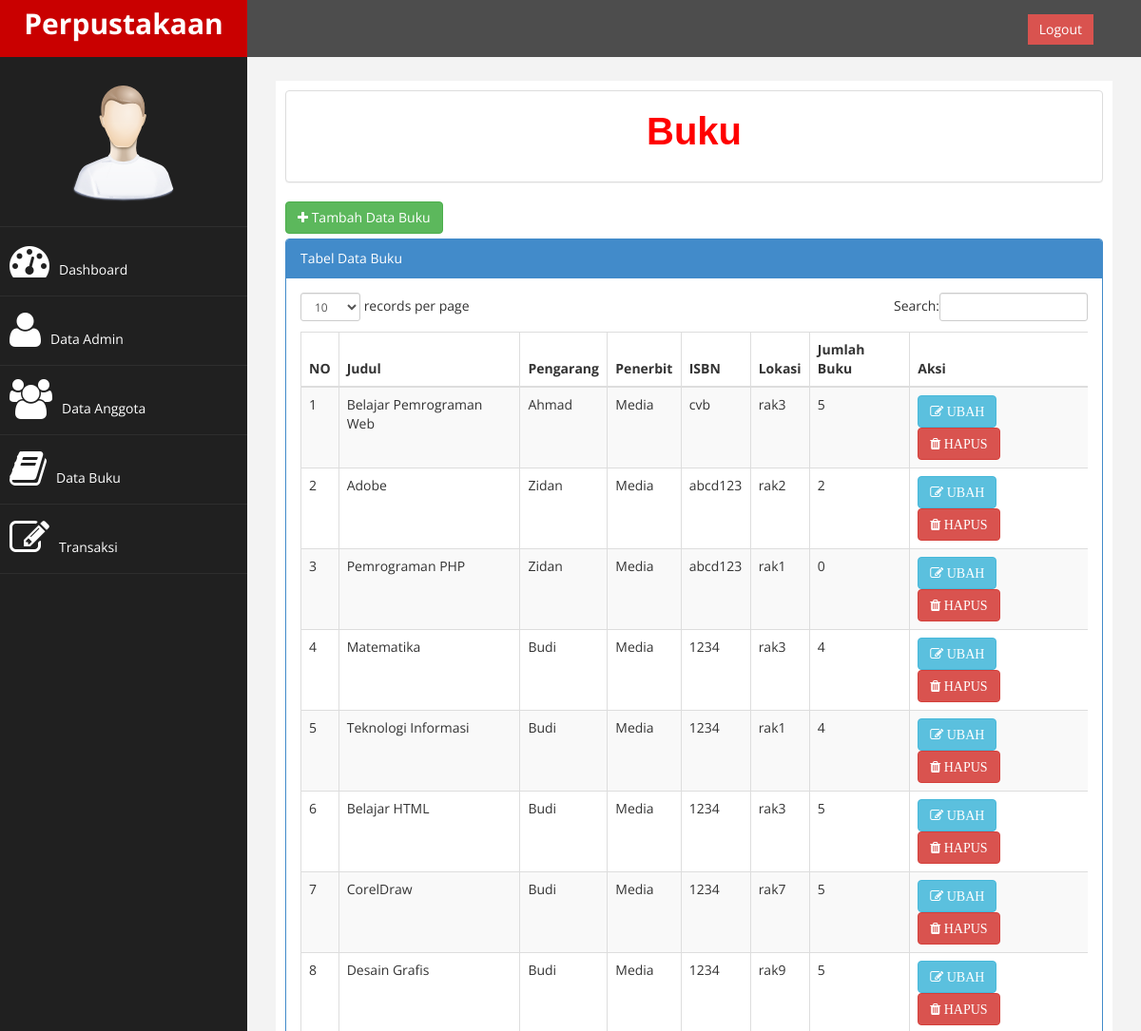
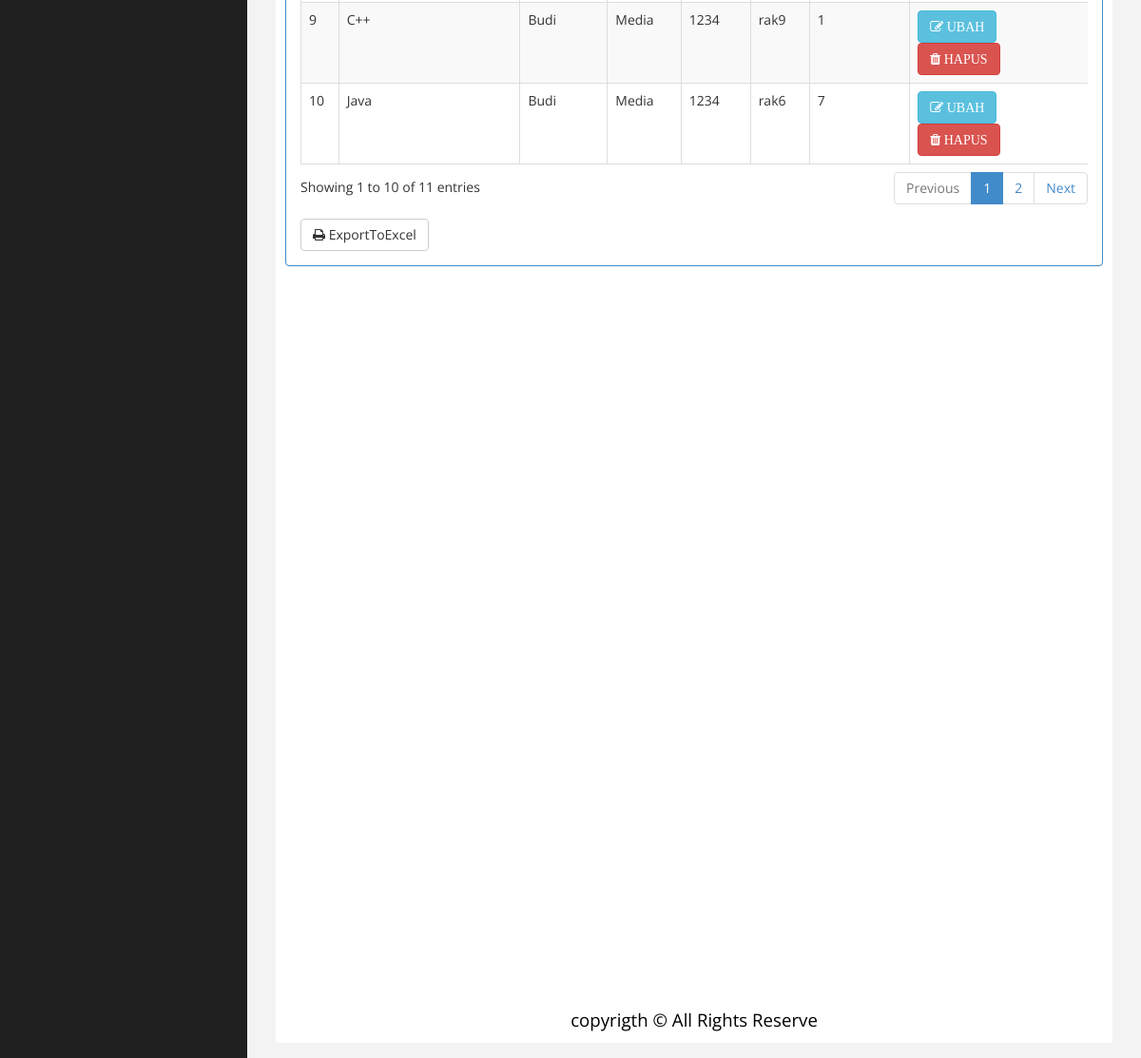
The page /index.php?page=buku (signed in) on the database its author committed (2 pictures, top to bottom).
### tables this page shows
CREATE TABLE `tb_buku` (
  `id` int(50) NOT NULL,
  `judul` varchar(50) NOT NULL,
  `pengarang` varchar(50) NOT NULL,
  `penerbit` varchar(50) NOT NULL,
  `tahun_terbit` varchar(4) NOT NULL,
  `isbn` varchar(50) NOT NULL,
  `jumlah_buku` int(10) NOT NULL,
  `lokasi` enum('rak1','rak2','rak3','rak4','rak5','rak6','rak7','rak8','rak9') NOT NULL,
  `tgl_input` date NOT NULL
);

### page/buku/buku.php (the view, shortened to what this page needs)
<div class="panel panel-default">
<p class="anggota">Buku</p>
</div>
<a href="?page=buku&aksi=tambah" class="btn btn-success" style="margin-bottom: 5px;" ><i class="fa fa-plus"></i>
Tambah Data Buku</a>
<div class="row">
<div class="col-md-12">
<div class="panel panel-primary">
<div class="panel-heading">
Tabel Data Buku
</div>
<div class="panel-body">
<div class="table-responsive">
<table class="table table-striped table-bordered table-hover" id="dataTables-example">
    <thead>
        <tr>
            <th>NO</th>
            <th>Judul</th>
            <th>Pengarang</th>
            <th>Penerbit</th>
            <th>ISBN</th>
            <th>Lokasi</th>
            <th>Jumlah Buku</th>
            <th>Aksi</th>
        </tr>
    </thead>
<tbody>
<?php
    $no = 1;
    $sql = $koneksi->query("select * from tb_buku");
    while ($data=$sql->fetch_assoc()){
?>
<tr>
    <td><?php echo $no++; ?></td>
    <td><?php echo $data['judul']; ?></td>
    <td><?php echo $data['pengarang']; ?></td>
    <td><?php echo $data['penerbit']; ?></td>
    <td><?php echo $data['isbn']; ?></td>
    <td><?php echo $data['lokasi']; ?></td>
    <td><?php echo $data['jumlah_buku']; ?></td>
    <td>
        <a href="?page=buku&aksi=ubah&id=<?php echo $data['id']; ?>" class="btn btn-info">
        <i class="fa fa-edit"> UBAH</i></a>
        <a onclick="return confirm('Anda Yakin Akan Menghapus Data Ini ?')"
        href="?page=buku&aksi=hapus&id=<?php echo $data['id']; ?>" class="btn btn-danger">
        <i class="fa fa-trash"> HAPUS</i></a>
    </td>
</tr>
<?php }?>
</tbody>
</table>
</div>
<a href="./laporan/laporan_buku_exel.php" target="blank"
class="btn btn-default" style="margin-top: 8px;"><i class="fa fa-print"></i> ExportToExcel</a>
</div>
</div>
</div>

### assets/css/custom.css (style rules this page uses)
body { font-family: 'Open Sans', sans-serif; }
p { font-size:16px; line-height:25px; padding-top:20px; }

### page/buku/buku.php (style rules this page uses)
.anggota { font-family: sans-serif; font-size: 40px; color: red; padding-bottom: 30px; padding-top: 30px; text-align: center; font-weight: bold; }

### rows shown on the page
tb_buku: judul "Belajar Pemrograman Web", pengarang "Ahmad", penerbit "Media", isbn "cvb", lokasi "rak3", jumlah_buku "5"
tb_buku: judul "Adobe", pengarang "Zidan", penerbit "Media", isbn "abcd123", lokasi "rak2", jumlah_buku "2"
tb_buku: judul "Pemrograman PHP", pengarang "Zidan", penerbit "Media", isbn "abcd123", lokasi "rak1", jumlah_buku "0"
tb_buku: judul "Matematika", pengarang "Budi", penerbit "Media", isbn "1234", lokasi "rak3", jumlah_buku "4"
tb_buku: judul "Teknologi Informasi", pengarang "Budi", penerbit "Media", isbn "1234", lokasi "rak1", jumlah_buku "4"
tb_buku: judul "Belajar HTML", pengarang "Budi", penerbit "Media", isbn "1234", lokasi "rak3", jumlah_buku "5"
tb_buku: judul "CorelDraw", pengarang "Budi", penerbit "Media", isbn "1234", lokasi "rak7", jumlah_buku "5"
tb_buku: judul "Desain Grafis", pengarang "Budi", penerbit "Media", isbn "1234", lokasi "rak9", jumlah_buku "5"
tb_buku: judul "C++", pengarang "Budi", penerbit "Media", isbn "1234", lokasi "rak9", jumlah_buku "1"
tb_buku: judul "Java", pengarang "Budi", penerbit "Media", isbn "1234", lokasi "rak6", jumlah_buku "7"
